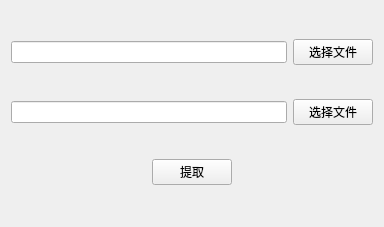
<?xml version="1.0" encoding="UTF-8"?>
<ui version="4.0">
 <class>Widget</class>
 <widget class="QWidget" name="Widget">
  <property name="geometry">
   <rect>
    <x>0</x>
    <y>0</y>
    <width>384</width>
    <height>227</height>
   </rect>
  </property>
  <property name="windowTitle">
   <string>Widget</string>
  </property>
  <layout class="QGridLayout" name="gridLayout">
   <item row="0" column="0">
    <layout class="QHBoxLayout" name="horizontalLayout">
     <item>
      <widget class="QLineEdit" name="lineEditOpen"/>
     </item>
     <item>
      <widget class="QPushButton" name="pushButtonOPen">
       <property name="text">
        <string>选择文件</string>
       </property>
      </widget>
     </item>
    </layout>
   </item>
   <item row="1" column="0">
    <layout class="QHBoxLayout" name="horizontalLayout_2">
     <item>
      <widget class="QLineEdit" name="lineEditSave"/>
     </item>
     <item>
      <widget class="QPushButton" name="pushButtonSave">
       <property name="text">
        <string>选择文件</string>
       </property>
      </widget>
     </item>
    </layout>
   </item>
   <item row="2" column="0">
    <layout class="QHBoxLayout" name="horizontalLayout_3">
     <item>
      <spacer name="horizontalSpacer">
       <property name="orientation">
        <enum>Qt::Horizontal</enum>
       </property>
       <property name="sizeHint" stdset="0">
        <size>
         <width>40</width>
         <height>20</height>
        </size>
       </property>
      </spacer>
     </item>
     <item>
      <widget class="QPushButton" name="pushButtonDo">
       <property name="text">
        <string>提取</string>
       </property>
      </widget>
     </item>
     <item>
      <spacer name="horizontalSpacer_2">
       <property name="orientation">
        <enum>Qt::Horizontal</enum>
       </property>
       <property name="sizeHint" stdset="0">
        <size>
         <width>40</width>
         <height>20</height>
        </size>
       </property>
      </spacer>
     </item>
    </layout>
   </item>
  </layout>
 </widget>
 <layoutdefault spacing="6" margin="11"/>
 <resources/>
 <connections/>
</ui>
